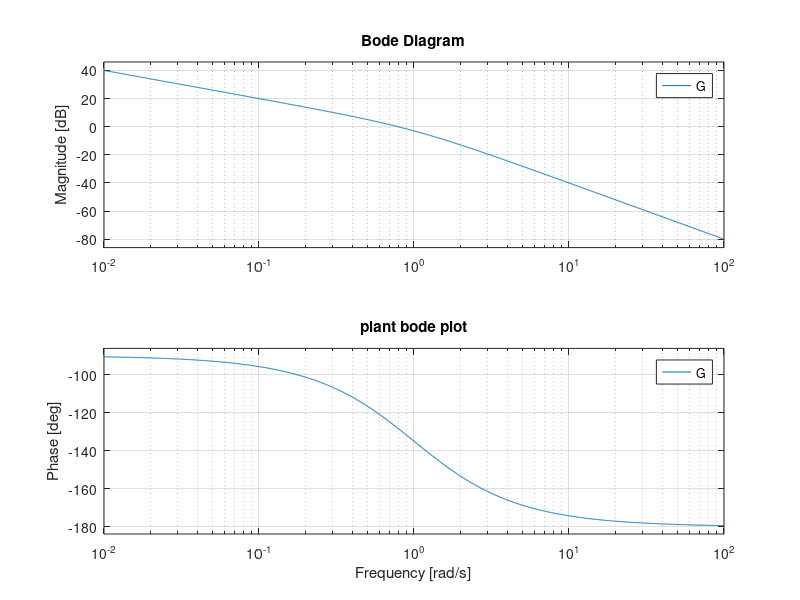
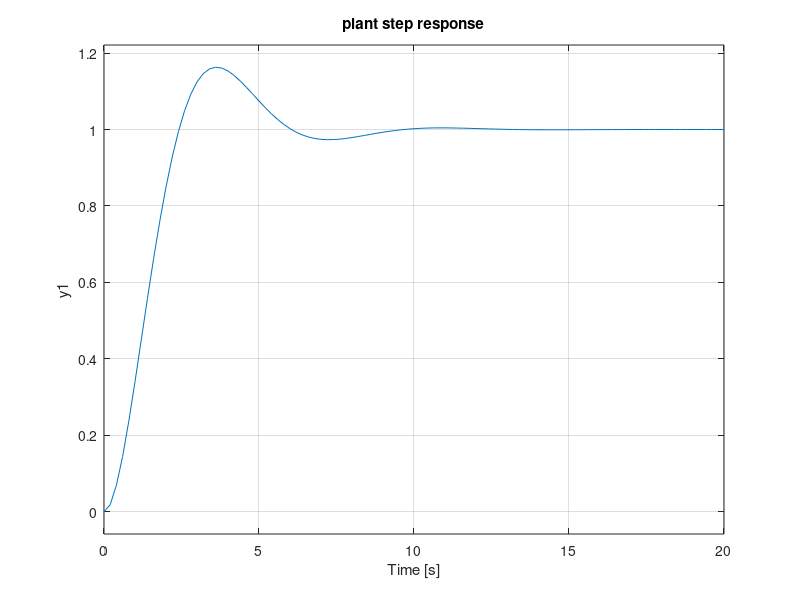

The MATLAB source for these figures, in order: (Note: this script raises an error after producing the figures.)
% 2020.06.29 Jordan
% Digital lead compensator design for a second order plant
% Requirement: 
% sample time 0.025 sec, 
% cross over frequency 10 rad/s, 
% phase margin 50 degree
clear;
clc;
%%

% Plant G(s) = 1/s(s+1)
s = tf('s')
G = 1/(s^2+s)
% Find a controller for the unity feedback, discrete-time system, with
% sample time Ts=0.025 sec, with wc = 10 rad/s, PM = 50 degree.
wc = 10
Ts = 0.025

% First, find a continuous controller.
% See bode plot of the plant
figure
bode(G)
title('plant bode plot')
grid on
figure
step(feedback(G,1))
title('plant step response')
grid on
%%
% From bode plot, see a phase angle of -174 degree, at 10 rad/s freqeuncy.
% Thus, 44 degree lead is required
phase_need = 44

% Let's try a Lead Compensator: K = k1*(1+s/a)/(1+s/b)
% By equation: phase_K_max = 2*atan2(sqrt(b/a))-90, sqrt(ab) = wc [degree]
% Get a,b
syms r
eqn = 2*atan2d(r,1)-90 == phase_need
S = solve(eqn,r)
a = round(10/double(S),1)
b = round(wc^2/a,1)
% Get k1
% calculate magnitude of G(wc*i)
x = wc*i
syms X
X = 1/(x^2+x)
mag_G = abs(X)
% calculate magnitude of K (without k1)
X = (1+x/a)/(1+x/b)
mag_K = abs(X)
k1 = 1/mag_G/mag_K
K = k1*(1+s/a)/(1+s/b)

% See the effect of K controller
bode(K*G)
title('KG bode plot')
grid on
%%
% See the step response of the unity feedback control.
sysc = feedback(K*G,1)
figure
step(sysc); hold on
step(feedback(G,1))
legend('with controller K','just unity feedback')
grid on

%%
% Find the discrete Controller Kd.
Kd = c2d(K,Ts,'tustin')
% See how well does Kd work? (Compare it to continuous controller K)
% Must first discrete the plant G
Gd = c2d(G,Ts,'zoh')
% See the step response comparison
sysd = feedback(Kd*Gd,1)
figure
step(sysd); hold on;
step(sysc)
legend('discrete','continuous')
grid on
% See the bode plot comparison
figure
bode(Kd*Gd); hold on;
bode(K*G)
legend('discrete','continuous')
grid on
%%
% Deeper analysis
% See bode plot of G,Gd
figure
subplot(1,2,1)
bode(Gd); hold on;
bode(G);
legend('discrete','continuous')
title('plant bode plot')
grid on
subplot(1,2,2)
bode(Kd); hold on;
bode(K)
legend('discrete','continuous')
title('controller bode plot')
grid on
%%
% From the plant bode plot
% See discrete Gd has a phase lag around 8 degree at wc, 10 rad/s.
% This is because of the zero order hold method used to discretize the
% plant
% In theory, the lag from the zero order hold method is 0.5*w*Ts
phase_lag_zoh = round(0.5*wc*Ts*180/pi,1)
%%
% Redesign the controller, K2d
% Since we (now) understand that the ZOH adds phase lag at crossover, we
% should incorporate that lag from the beginning.
% phase need += phase_lag_zoh.
phase_need = 44 + phase_lag_zoh
% Get a,b
syms r
eqn = 2*atan2d(r,1)-90 == phase_need
S = solve(eqn,r)
a = round(10/double(S),1)
b = round(wc^2/a,1)

% Get k2
% calculate magnitude of G(wc*i)
x = wc*i
syms X
X = 1/(x^2+x)
mag_G = abs(X)
% calculate magnitude of K (without k1)
X = (1+x/a)/(1+x/b)
mag_K = abs(X)
k2 = 1/mag_G/mag_K

% Get Controller K2
K2 = k2*(1+s/a)/(1+s/b)

% See the effect of K2 controller
bode(K2*G); hold on
bode(K*G)
legend('K2*G (redesign)','K*G')
title('K2*G bode plot')
grid on
%%
% Get discrete controller K2d
K2d = c2d(K2,Ts,'tustin')
% See how well does K2d work? (Compare it to continuous controller K, and Kd)
% See the step response comparison
sys2d = feedback(K2d*Gd,1)
figure
step(sysd); hold on;
step(sysc); hold on;
step(sys2d);
legend('discrete','continuous','re-discrete')
title('Step Response - Redesign Discrete Lead Compensator K2d')
grid on









